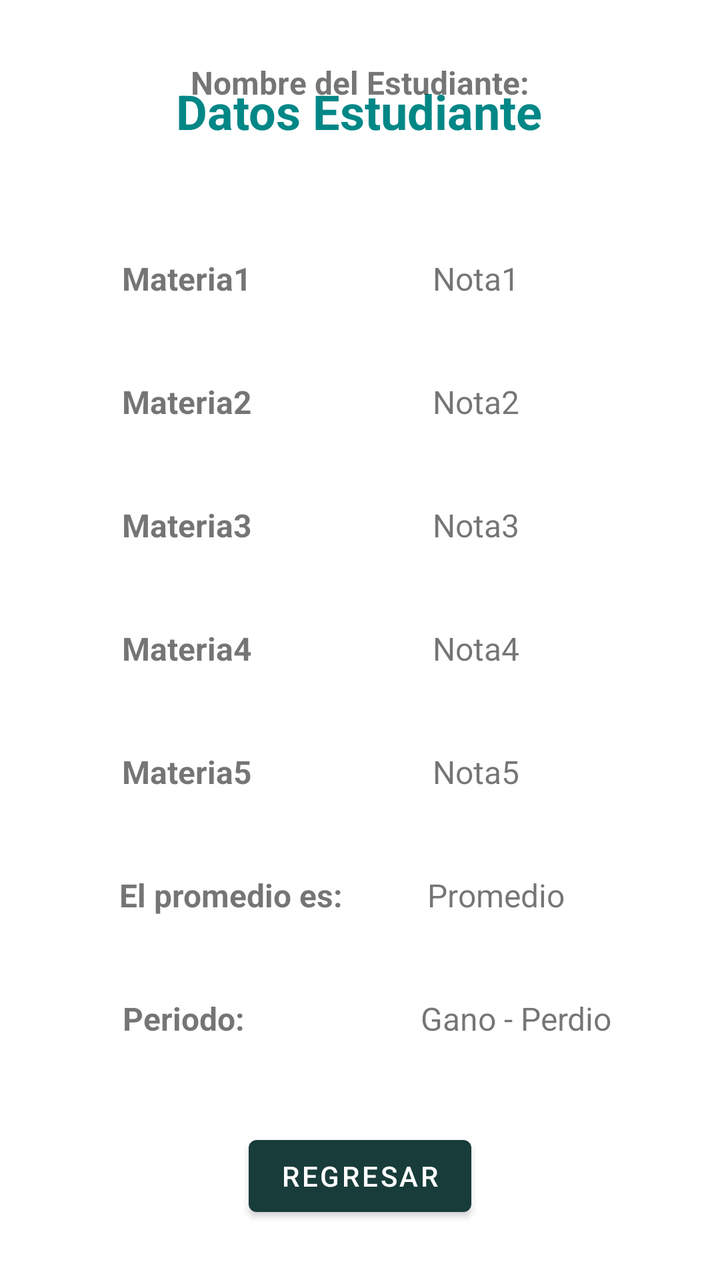
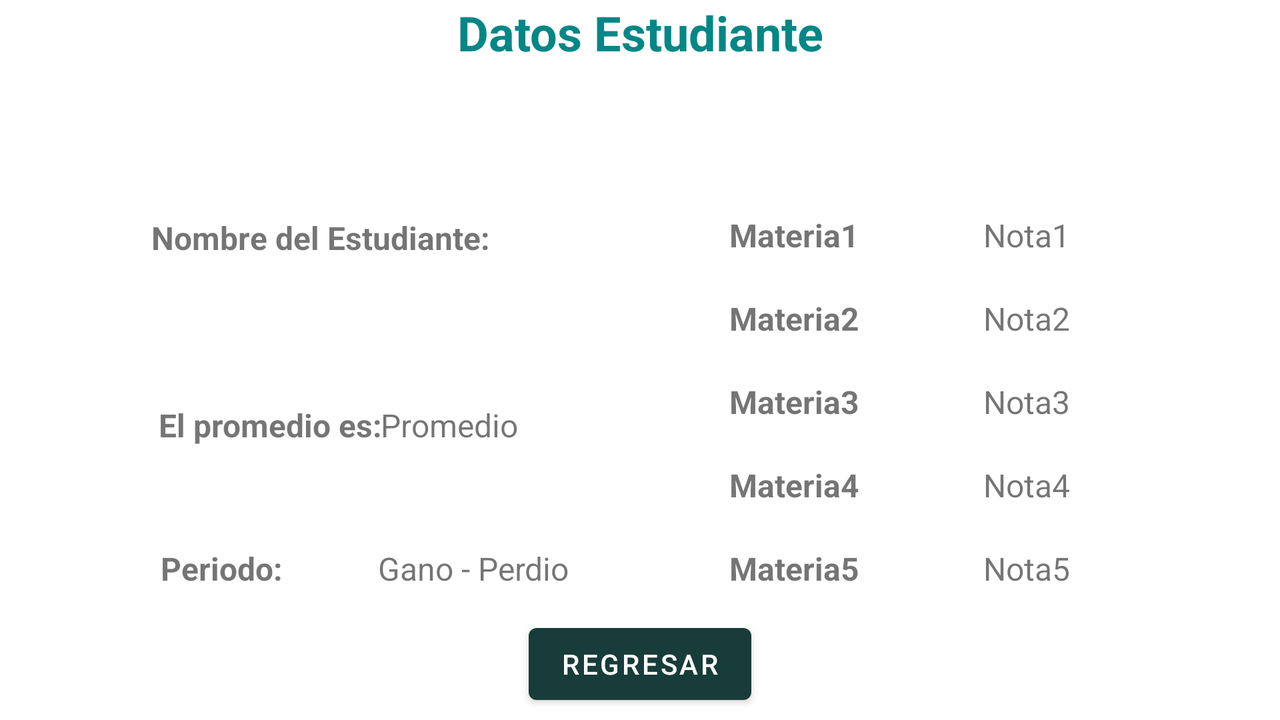

Two renders of one Android screen. The first uses the default layout on a phone; the second uses the alternative layout the repository ships for a different screen configuration, on a matching device. The two XML files are below.
<!-- AndroidManifest.xml: application theme Theme.Average -->
<!-- res/layout/activity_ver_datos.xml -->
<?xml version="1.0" encoding="utf-8"?>
<androidx.constraintlayout.widget.ConstraintLayout xmlns:android="http://schemas.android.com/apk/res/android"
    xmlns:app="http://schemas.android.com/apk/res-auto"
    xmlns:tools="http://schemas.android.com/tools"
    android:layout_width="match_parent"
    android:layout_height="match_parent"
    tools:context=".ActivityVerDatos">

    <TextView
        android:id="@+id/txtTituloDatos"
        android:layout_width="wrap_content"
        android:layout_height="wrap_content"
        android:text="@string/sDestudiante"
        android:textAlignment="center"
        android:textColor="@color/teal_700"
        android:textSize="24sp"
        android:textStyle="bold"
        app:layout_constraintBottom_toBottomOf="parent"
        app:layout_constraintEnd_toEndOf="parent"
        app:layout_constraintHorizontal_bias="0.497"
        app:layout_constraintStart_toStartOf="parent"
        app:layout_constraintTop_toTopOf="parent"
        app:layout_constraintVertical_bias="0.065" />

    <TextView
        android:id="@+id/txtNombreEstudiante"
        android:layout_width="wrap_content"
        android:layout_height="wrap_content"
        android:layout_marginBottom="588dp"
        android:text="Nombre del Estudiante:"
        android:textSize="16sp"
        android:textStyle="bold"
        app:layout_constraintBottom_toBottomOf="parent"
        app:layout_constraintEnd_toEndOf="parent"
        app:layout_constraintStart_toStartOf="parent" />

    <TextView
        android:id="@+id/txtNota04"
        android:layout_width="wrap_content"
        android:layout_height="wrap_content"
        android:layout_marginBottom="40dp"
        android:text="Nota4"
        android:textSize="16sp"
        app:layout_constraintBottom_toTopOf="@+id/txtNota05"
        app:layout_constraintEnd_toEndOf="parent"
        app:layout_constraintHorizontal_bias="0.683"
        app:layout_constraintStart_toStartOf="parent" />

    <TextView
        android:id="@+id/txtNota05"
        android:layout_width="wrap_content"
        android:layout_height="wrap_content"
        android:layout_marginBottom="40dp"
        android:text="Nota5"
        android:textSize="16sp"
        app:layout_constraintBottom_toTopOf="@+id/txtPromedioE"
        app:layout_constraintEnd_toEndOf="parent"
        app:layout_constraintHorizontal_bias="0.683"
        app:layout_constraintStart_toStartOf="parent" />

    <TextView
        android:id="@+id/txtNota02"
        android:layout_width="wrap_content"
        android:layout_height="wrap_content"
        android:layout_marginBottom="40dp"
        android:text="Nota2"
        android:textSize="16sp"
        app:layout_constraintBottom_toTopOf="@+id/txtNota03"
        app:layout_constraintEnd_toEndOf="parent"
        app:layout_constraintHorizontal_bias="0.683"
        app:layout_constraintStart_toStartOf="parent" />

    <TextView
        android:id="@+id/txtPromedioE"
        android:layout_width="wrap_content"
        android:layout_height="wrap_content"
        android:layout_marginBottom="40dp"
        android:text="Promedio"
        android:textSize="16sp"
        app:layout_constraintBottom_toTopOf="@+id/txtGanoPerdio"
        app:layout_constraintEnd_toEndOf="parent"
        app:layout_constraintHorizontal_bias="0.733"
        app:layout_constraintStart_toStartOf="parent" />

    <TextView
        android:id="@+id/txtMateria05"
        android:layout_width="wrap_content"
        android:layout_height="wrap_content"
        android:layout_marginBottom="40dp"
        android:text="Materia5"
        android:textSize="16sp"
        android:textStyle="bold"
        app:layout_constraintBottom_toTopOf="@+id/textView7"
        app:layout_constraintEnd_toEndOf="parent"
        app:layout_constraintHorizontal_bias="0.207"
        app:layout_constraintStart_toStartOf="parent" />

    <TextView
        android:id="@+id/txtMateria02"
        android:layout_width="wrap_content"
        android:layout_height="wrap_content"
        android:layout_marginBottom="40dp"
        android:text="Materia2"
        android:textSize="16sp"
        android:textStyle="bold"
        app:layout_constraintBottom_toTopOf="@+id/txtMateria03"
        app:layout_constraintEnd_toEndOf="parent"
        app:layout_constraintHorizontal_bias="0.207"
        app:layout_constraintStart_toStartOf="parent" />

    <TextView
        android:id="@+id/txtMateria01"
        android:layout_width="wrap_content"
        android:layout_height="wrap_content"
        android:layout_marginBottom="40dp"
        android:text="Materia1"
        android:textSize="16sp"
        android:textStyle="bold"
        app:layout_constraintBottom_toTopOf="@+id/txtMateria02"
        app:layout_constraintEnd_toEndOf="parent"
        app:layout_constraintHorizontal_bias="0.207"
        app:layout_constraintStart_toStartOf="parent" />

    <TextView
        android:id="@+id/textView8"
        android:layout_width="wrap_content"
        android:layout_height="wrap_content"
        android:layout_marginBottom="120dp"
        android:text="Periodo:"
        android:textSize="16sp"
        android:textStyle="bold"
        app:layout_constraintBottom_toBottomOf="parent"
        app:layout_constraintEnd_toEndOf="parent"
        app:layout_constraintHorizontal_bias="0.205"
        app:layout_constraintStart_toStartOf="parent" />

    <TextView
        android:id="@+id/textView7"
        android:layout_width="wrap_content"
        android:layout_height="wrap_content"
        android:layout_marginBottom="40dp"
        android:text="El promedio es:"
        android:textSize="16sp"
        android:textStyle="bold"
        app:layout_constraintBottom_toTopOf="@+id/textView8"
        app:layout_constraintEnd_toEndOf="parent"
        app:layout_constraintHorizontal_bias="0.24"
        app:layout_constraintStart_toStartOf="parent" />

    <TextView
        android:id="@+id/txtMateria04"
        android:layout_width="wrap_content"
        android:layout_height="wrap_content"
        android:layout_marginBottom="40dp"
        android:text="Materia4"
        android:textSize="16sp"
        android:textStyle="bold"
        app:layout_constraintBottom_toTopOf="@+id/txtMateria05"
        app:layout_constraintEnd_toEndOf="parent"
        app:layout_constraintHorizontal_bias="0.207"
        app:layout_constraintStart_toStartOf="parent" />

    <TextView
        android:id="@+id/txtMateria03"
        android:layout_width="wrap_content"
        android:layout_height="wrap_content"
        android:layout_marginBottom="40dp"
        android:text="Materia3"
        android:textSize="16sp"
        android:textStyle="bold"
        app:layout_constraintBottom_toTopOf="@+id/txtMateria04"
        app:layout_constraintEnd_toEndOf="parent"
        app:layout_constraintHorizontal_bias="0.207"
        app:layout_constraintStart_toStartOf="parent" />

    <TextView
        android:id="@+id/txtGanoPerdio"
        android:layout_width="wrap_content"
        android:layout_height="wrap_content"
        android:layout_marginBottom="120dp"
        android:text="Gano - Perdio"
        android:textSize="16sp"
        app:layout_constraintBottom_toBottomOf="parent"
        app:layout_constraintEnd_toEndOf="parent"
        app:layout_constraintHorizontal_bias="0.796"
        app:layout_constraintStart_toStartOf="parent" />

    <TextView
        android:id="@+id/txtNota03"
        android:layout_width="wrap_content"
        android:layout_height="wrap_content"
        android:layout_marginBottom="40dp"
        android:text="Nota3"
        android:textSize="16sp"
        app:layout_constraintBottom_toTopOf="@+id/txtNota04"
        app:layout_constraintEnd_toEndOf="parent"
        app:layout_constraintHorizontal_bias="0.683"
        app:layout_constraintStart_toStartOf="parent" />

    <TextView
        android:id="@+id/txtNota01"
        android:layout_width="wrap_content"
        android:layout_height="wrap_content"
        android:layout_marginBottom="40dp"
        android:text="Nota1"
        android:textSize="16sp"
        app:layout_constraintBottom_toTopOf="@+id/txtNota02"
        app:layout_constraintEnd_toEndOf="parent"
        app:layout_constraintHorizontal_bias="0.683"
        app:layout_constraintStart_toStartOf="parent" />

    <Button
        android:id="@+id/btnVolver"
        android:layout_width="wrap_content"
        android:layout_height="wrap_content"
        android:layout_marginBottom="28dp"
        android:text="@string/sbtnVolver"
        app:layout_constraintBottom_toBottomOf="parent"
        app:layout_constraintEnd_toEndOf="parent"
        app:layout_constraintStart_toStartOf="parent" />

</androidx.constraintlayout.widget.ConstraintLayout>
<!-- resources referenced by this layout -->
<resources>
  <string name="sDestudiante">Datos Estudiante</string>
  <string name="sbtnVolver">Regresar</string>
  <style name="Theme.Average" parent="Theme.MaterialComponents.DayNight.DarkActionBar">
          
          <item name="colorPrimary">#183C39</item>
          <item name="colorPrimaryVariant">#29213C</item>
          <item name="colorOnPrimary">@color/white</item>
          
          <item name="colorSecondary">@color/teal_200</item>
          <item name="colorSecondaryVariant">@color/teal_700</item>
          <item name="colorOnSecondary">@color/black</item>
          
          <item name="android:statusBarColor" tools:targetApi="l">?attr/colorPrimaryVariant</item>
          
      </style>
</resources>
<!-- res/layout-land/activity_ver_datos.xml (the repository's variant of the layout above) -->
<!-- drawn on the phone turned sideways -->
<?xml version="1.0" encoding="utf-8"?>
<androidx.constraintlayout.widget.ConstraintLayout xmlns:android="http://schemas.android.com/apk/res/android"
    xmlns:app="http://schemas.android.com/apk/res-auto"
    xmlns:tools="http://schemas.android.com/tools"
    android:layout_width="match_parent"
    android:layout_height="match_parent"
    tools:context=".ActivityVerDatos">

    <TextView
        android:id="@+id/txtTituloDatos"
        android:layout_width="wrap_content"
        android:layout_height="wrap_content"
        android:text="@string/sDestudiante"
        android:textAlignment="center"
        android:textColor="@color/teal_700"
        android:textSize="24sp"
        android:textStyle="bold"
        app:layout_constraintBottom_toBottomOf="parent"
        app:layout_constraintEnd_toEndOf="parent"
        app:layout_constraintStart_toStartOf="parent"
        app:layout_constraintTop_toTopOf="parent"
        app:layout_constraintVertical_bias="0.0" />

    <TextView
        android:id="@+id/txtNombreEstudiante"
        android:layout_width="wrap_content"
        android:layout_height="wrap_content"
        android:layout_marginBottom="72dp"
        android:text="Nombre del Estudiante:"
        android:textAlignment="textStart"
        android:textSize="16sp"
        android:textStyle="bold"
        app:layout_constraintBottom_toTopOf="@+id/textView7"
        app:layout_constraintEnd_toEndOf="parent"
        app:layout_constraintHorizontal_bias="0.161"
        app:layout_constraintStart_toStartOf="parent" />

    <TextView
        android:id="@+id/txtNota02"
        android:layout_width="wrap_content"
        android:layout_height="wrap_content"
        android:layout_marginBottom="20dp"
        android:text="Nota2"
        android:textAlignment="textStart"
        android:textSize="16sp"
        app:layout_constraintBottom_toTopOf="@+id/txtNota03"
        app:layout_constraintEnd_toEndOf="parent"
        app:layout_constraintHorizontal_bias="0.824"
        app:layout_constraintStart_toStartOf="parent" />

    <TextView
        android:id="@+id/txtNota05"
        android:layout_width="wrap_content"
        android:layout_height="wrap_content"
        android:layout_marginBottom="65dp"
        android:text="Nota5"
        android:textAlignment="textStart"
        android:textSize="16sp"
        app:layout_constraintBottom_toBottomOf="parent"
        app:layout_constraintEnd_toEndOf="parent"
        app:layout_constraintHorizontal_bias="0.824"
        app:layout_constraintStart_toStartOf="parent" />

    <TextView
        android:id="@+id/txtNota03"
        android:layout_width="wrap_content"
        android:layout_height="wrap_content"
        android:layout_marginBottom="20dp"
        android:text="Nota3"
        android:textAlignment="textStart"
        android:textSize="16sp"
        app:layout_constraintBottom_toTopOf="@+id/txtNota04"
        app:layout_constraintEnd_toEndOf="parent"
        app:layout_constraintHorizontal_bias="0.824"
        app:layout_constraintStart_toStartOf="parent" />

    <TextView
        android:id="@+id/txtNota01"
        android:layout_width="wrap_content"
        android:layout_height="wrap_content"
        android:layout_marginBottom="20dp"
        android:text="Nota1"
        android:textAlignment="textStart"
        android:textSize="16sp"
        app:layout_constraintBottom_toTopOf="@+id/txtNota02"
        app:layout_constraintEnd_toEndOf="parent"
        app:layout_constraintHorizontal_bias="0.824"
        app:layout_constraintStart_toStartOf="parent" />

    <TextView
        android:id="@+id/txtNota04"
        android:layout_width="wrap_content"
        android:layout_height="wrap_content"
        android:layout_marginBottom="20dp"
        android:text="Nota4"
        android:textAlignment="textStart"
        android:textSize="16sp"
        app:layout_constraintBottom_toTopOf="@+id/txtNota05"
        app:layout_constraintEnd_toEndOf="parent"
        app:layout_constraintHorizontal_bias="0.824"
        app:layout_constraintStart_toStartOf="parent" />

    <TextView
        android:id="@+id/txtMateria05"
        android:layout_width="wrap_content"
        android:layout_height="wrap_content"
        android:layout_marginBottom="65dp"
        android:text="Materia5"
        android:textAlignment="textStart"
        android:textSize="16sp"
        android:textStyle="bold"
        app:layout_constraintBottom_toBottomOf="parent"
        app:layout_constraintEnd_toEndOf="parent"
        app:layout_constraintHorizontal_bias="0.634"
        app:layout_constraintStart_toStartOf="parent" />

    <TextView
        android:id="@+id/txtMateria02"
        android:layout_width="wrap_content"
        android:layout_height="wrap_content"
        android:layout_marginBottom="20dp"
        android:text="Materia2"
        android:textAlignment="textStart"
        android:textSize="16sp"
        android:textStyle="bold"
        app:layout_constraintBottom_toTopOf="@+id/txtMateria03"
        app:layout_constraintEnd_toEndOf="parent"
        app:layout_constraintHorizontal_bias="0.634"
        app:layout_constraintStart_toStartOf="parent" />

    <TextView
        android:id="@+id/txtMateria03"
        android:layout_width="wrap_content"
        android:layout_height="wrap_content"
        android:layout_marginBottom="20dp"
        android:text="Materia3"
        android:textAlignment="textStart"
        android:textSize="16sp"
        android:textStyle="bold"
        app:layout_constraintBottom_toTopOf="@+id/txtMateria04"
        app:layout_constraintEnd_toEndOf="parent"
        app:layout_constraintHorizontal_bias="0.634"
        app:layout_constraintStart_toStartOf="parent" />

    <TextView
        android:id="@+id/txtMateria01"
        android:layout_width="wrap_content"
        android:layout_height="wrap_content"
        android:layout_marginBottom="20dp"
        android:text="Materia1"
        android:textAlignment="textStart"
        android:textSize="16sp"
        android:textStyle="bold"
        app:layout_constraintBottom_toTopOf="@+id/txtMateria02"
        app:layout_constraintEnd_toEndOf="parent"
        app:layout_constraintHorizontal_bias="0.634"
        app:layout_constraintStart_toStartOf="parent" />

    <TextView
        android:id="@+id/txtMateria04"
        android:layout_width="wrap_content"
        android:layout_height="wrap_content"
        android:layout_marginBottom="20dp"
        android:text="Materia4"
        android:textAlignment="textStart"
        android:textSize="16sp"
        android:textStyle="bold"
        app:layout_constraintBottom_toTopOf="@+id/txtMateria05"
        app:layout_constraintEnd_toEndOf="parent"
        app:layout_constraintHorizontal_bias="0.634"
        app:layout_constraintStart_toStartOf="parent" />

    <TextView
        android:id="@+id/textView8"
        android:layout_width="wrap_content"
        android:layout_height="wrap_content"
        android:layout_marginBottom="65dp"
        android:text="Periodo:"
        android:textAlignment="textStart"
        android:textSize="16sp"
        android:textStyle="bold"
        app:layout_constraintBottom_toBottomOf="parent"
        app:layout_constraintEnd_toEndOf="parent"
        app:layout_constraintHorizontal_bias="0.139"
        app:layout_constraintStart_toStartOf="parent" />

    <TextView
        android:id="@+id/txtGanoPerdio"
        android:layout_width="wrap_content"
        android:layout_height="wrap_content"
        android:layout_marginBottom="65dp"
        android:text="Gano - Perdio"
        android:textAlignment="textStart"
        android:textSize="16sp"
        app:layout_constraintBottom_toBottomOf="parent"
        app:layout_constraintEnd_toEndOf="parent"
        app:layout_constraintHorizontal_bias="0.347"
        app:layout_constraintStart_toStartOf="parent" />

    <TextView
        android:id="@+id/textView7"
        android:layout_width="wrap_content"
        android:layout_height="wrap_content"
        android:layout_marginBottom="50dp"
        android:text="El promedio es:"
        android:textAlignment="textStart"
        android:textSize="16sp"
        android:textStyle="bold"
        app:layout_constraintBottom_toTopOf="@+id/textView8"
        app:layout_constraintEnd_toEndOf="parent"
        app:layout_constraintHorizontal_bias="0.15"
        app:layout_constraintStart_toStartOf="parent" />

    <TextView
        android:id="@+id/txtPromedioE"
        android:layout_width="wrap_content"
        android:layout_height="wrap_content"
        android:layout_marginBottom="50dp"
        android:text="Promedio"
        android:textAlignment="textStart"
        android:textSize="16sp"
        app:layout_constraintBottom_toTopOf="@+id/txtGanoPerdio"
        app:layout_constraintEnd_toEndOf="parent"
        app:layout_constraintHorizontal_bias="0.333"
        app:layout_constraintStart_toStartOf="parent" />

    <Button
        android:id="@+id/btnVolver"
        android:layout_width="wrap_content"
        android:layout_height="wrap_content"
        android:layout_marginBottom="4dp"
        android:text="@string/sbtnVolver"
        app:layout_constraintBottom_toBottomOf="parent"
        app:layout_constraintEnd_toEndOf="parent"
        app:layout_constraintStart_toStartOf="parent" />

</androidx.constraintlayout.widget.ConstraintLayout>
